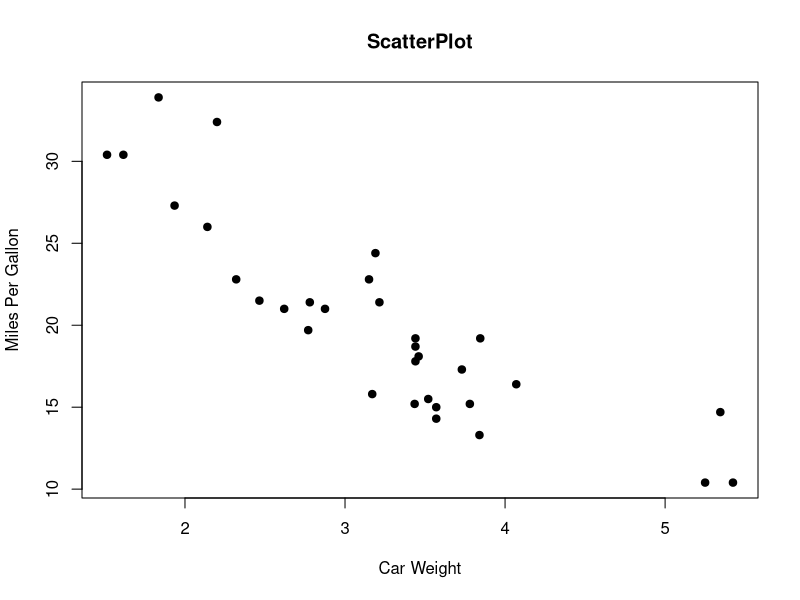

The R source for this figure:
attach(mtcars)
plot(wt, mpg,
    main = "ScatterPlot", xlab = "Car Weight",
    ylab = "Miles Per Gallon", pch = 19
)